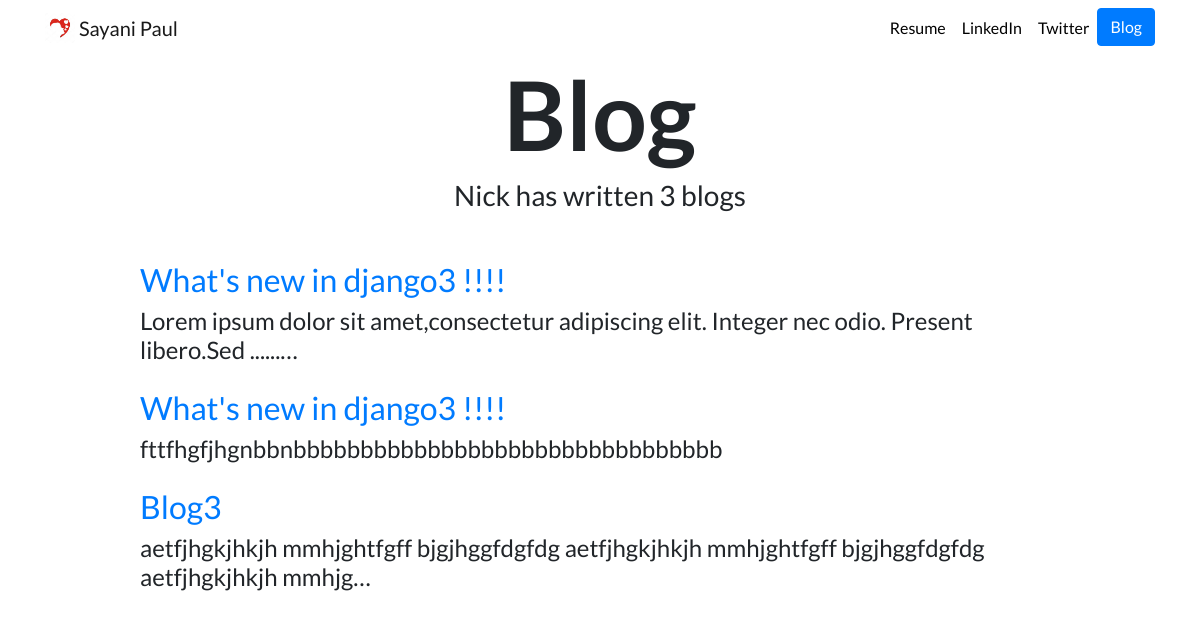
/blog1/, run on the app's committed database.
### blog1/models.py (models this page shows)
class Blog(models.Model):
    title = models.CharField(max_length=100)
    description = models.TextField()
    datetime = models.DateTimeField()

### blog1/views.py (the view)
# urls.py: path('', views.all_blogs, name='all_blogs'),
def all_blogs(request):
    blogs = Blog.objects.all()
    return render(request, 'blog1/all_blogs.html', {'blogs':blogs})

### blog1/templates/blog1/all_blogs.html (shortened to what this page needs)
{% extends "portfolio1/base.html" %}
{% load static %}
{% block content %}
<h1 id="blogtitle" class="font-weight-bold text-center">Blog</h1>
<h3 class="text-center mb-5">Nick has written {{ blogs.count }} blog{{ blogs.count|pluralize }}</h3>
{% for blog in blogs %}
<div class="row justify-content-center my-3">
  <div class="col-md-10">
    <a href="{% url 'blog1:detail' blog.id %}">
      <h2>{{ blog.title }}</h2>
    </a>
    <h4>{{ blog.description|striptags|truncatechars:100 }}</h4>
  </div>
</div>
{% endfor %}
{% endblock %}

### portfolio1/static/portfolio1/custom.css (style rules this page uses)
body { font-family: 'Lato', sans-serif; }
#blogtitle { font-size: 6rem; }

### data on the page
Blog: title "What's new in django3 !!!!", description "Lorem ipsum dolor sit amet,consectetur adipiscing elit. Integer nec odio. Present libero.Sed ......…"
Blog: title "What's new in django3 !!!!", description "fttfhgfjhgnbbnbbbbbbbbbbbbbbbbbbbbbbbbbbbbbbbb"
Blog: title "Blog3", description "aetfjhgkjhkjh mmhjghtfgff bjgjhggfdgfdg aetfjhgkjhkjh mmhjghtfgff bjgjhggfdgfdg aetfjhgkjhkjh mmhjg…"

### other printed values
{{ blogs.count }} "3"
